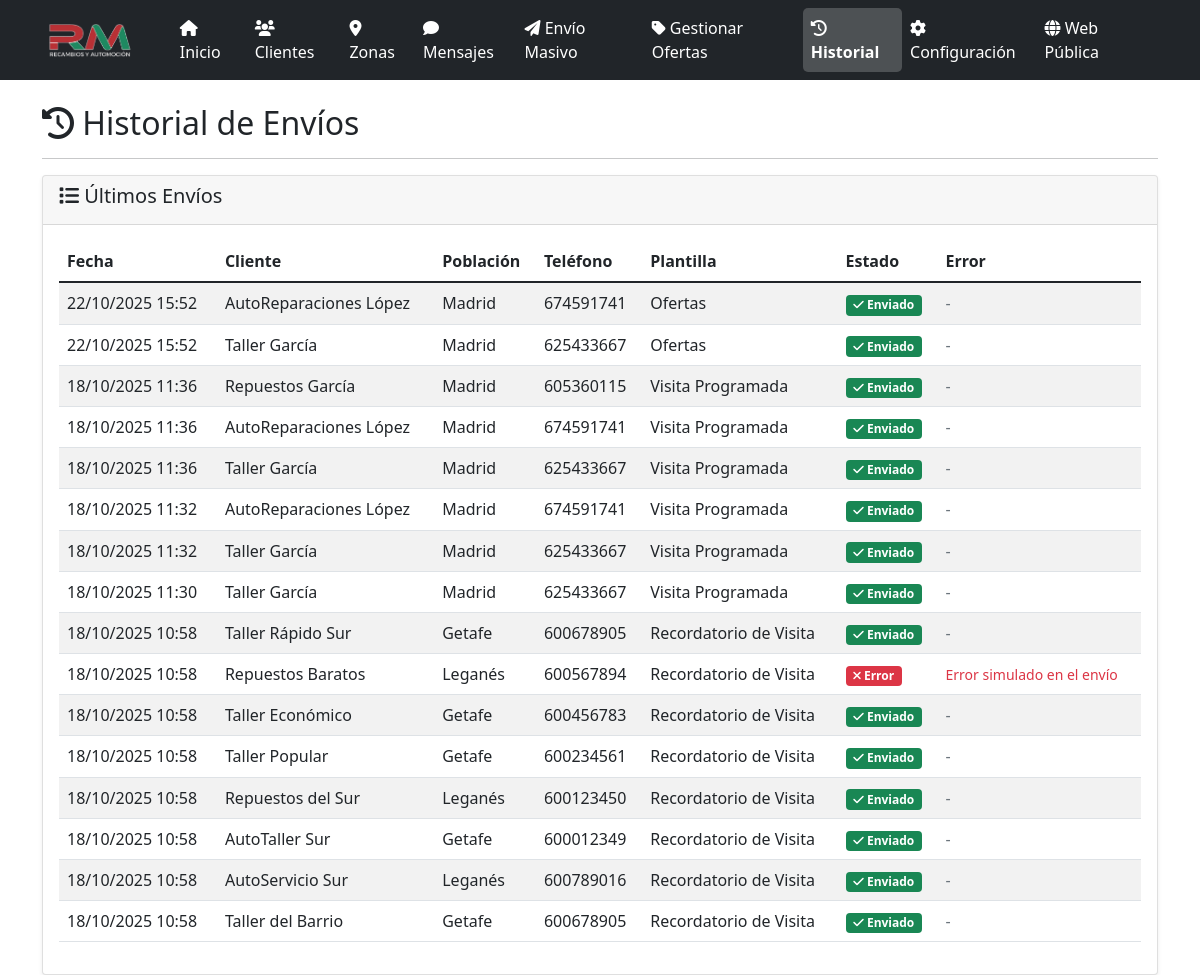
Page /historial on the earlier database version.
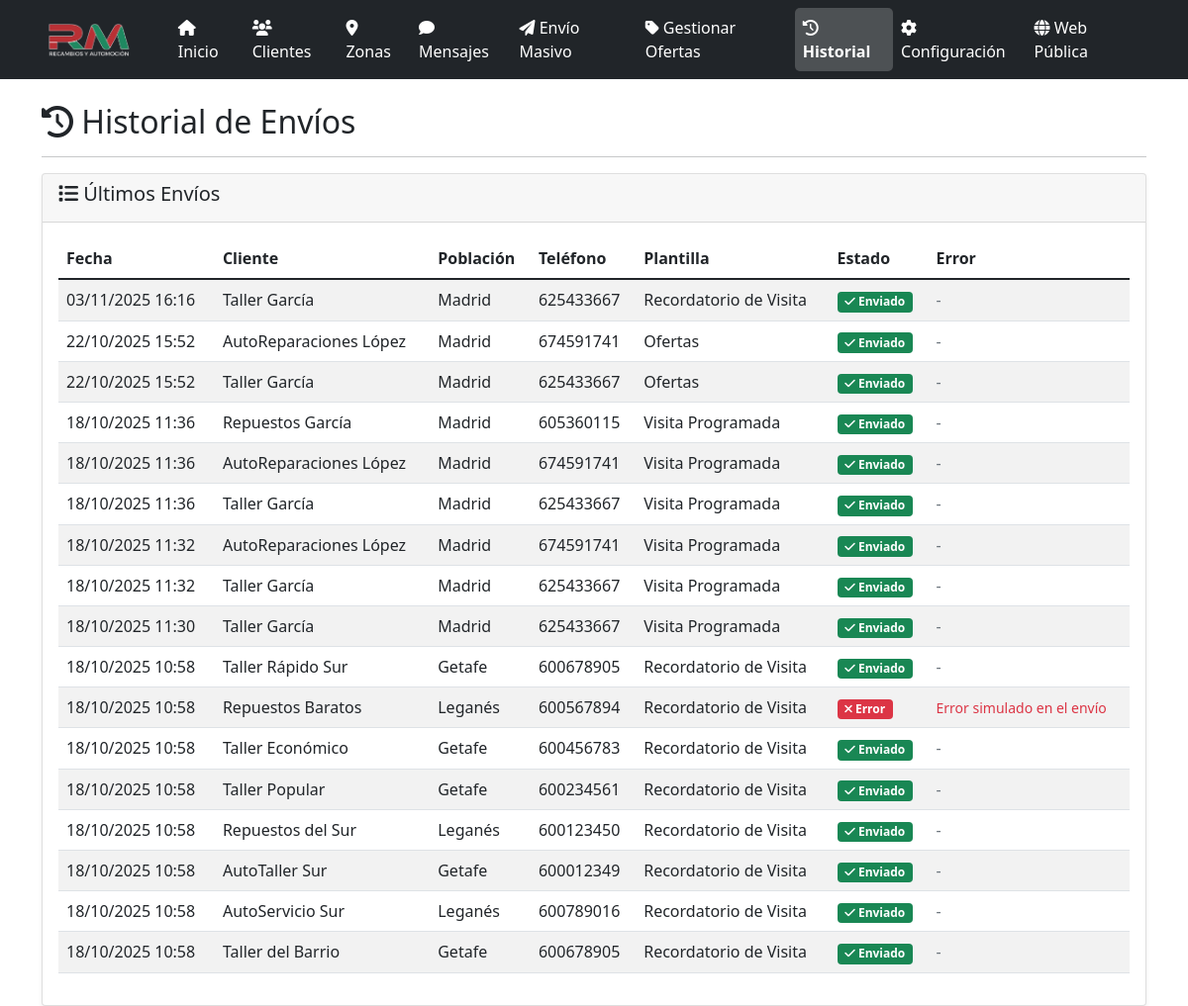
Same page on the later database version.
### models.py (models this page shows, shortened)
class MensajeEnviado(db.Model):
    id = db.Column(db.Integer, primary_key=True)
    cliente_id = db.Column(db.Integer, db.ForeignKey('cliente.id'), nullable=False)
    plantilla_id = db.Column(db.Integer, db.ForeignKey('mensaje_plantilla.id'), nullable=False)
    mensaje_final = db.Column(db.Text, nullable=False)
    enviado = db.Column(db.Boolean, default=False)
    fecha_envio = db.Column(db.DateTime)
    error = db.Column(db.Text)
    created_at = db.Column(db.DateTime, default=datetime.utcnow)

class Cliente(db.Model):
    id = db.Column(db.Integer, primary_key=True)
    nombre = db.Column(db.String(100), nullable=False)
    telefono = db.Column(db.String(20), nullable=False)
    email = db.Column(db.String(120))
    direccion = db.Column(db.Text)
    poblacion = db.Column(db.String(100))
    zona_id = db.Column(db.Integer, db.ForeignKey('zona.id'), nullable=False)
    incluir = db.Column(db.Boolean, default=True)
    activo = db.Column(db.Boolean, default=True)
    created_at = db.Column(db.DateTime, default=datetime.utcnow)
    mensajes_enviados = db.relationship('MensajeEnviado', backref='cliente', lazy=True)

class MensajePlantilla(db.Model):
    id = db.Column(db.Integer, primary_key=True)
    nombre = db.Column(db.String(100), nullable=False)
    contenido = db.Column(db.Text, nullable=False)
    activo = db.Column(db.Boolean, default=True)
    created_at = db.Column(db.DateTime, default=datetime.utcnow)
    mensajes_enviados = db.relationship('MensajeEnviado', backref='plantilla', lazy=True)

### app.py (the view)
@app.route('/historial')
def historial():
    mensajes = MensajeEnviado.query.order_by(MensajeEnviado.created_at.desc()).limit(100).all()
    return render_template('historial.html', mensajes=mensajes)

### app.py (called while the page is built, shortened)
@app.before_request
def _asegurar_scheduler():
    global _scheduler_iniciado

@app.before_request
def before_request():
    global _sistema_inicializado
    if not _sistema_inicializado and not app.config['DEBUG']:
        inicializar_sistema()

### templates/historial.html (shortened to what this page needs)
{% extends "base.html" %}
{% block content %}
<div class="row">
    <div class="col-12">
        <h2><i class="fas fa-history"></i> Historial de Envíos</h2>
        <hr>
    </div>
</div>
<div class="row">
    <div class="col-12">
        <div class="card">
            <div class="card-header">
                <h5><i class="fas fa-list"></i> Últimos Envíos</h5>
            </div>
            <div class="card-body">
                {% if mensajes %}
                    <div class="table-responsive">
                        <table class="table table-striped">
                            <thead>
                                <tr>
                                    <th>Fecha</th>
                                    <th>Cliente</th>
                                    <th>Población</th>
                                    <th>Teléfono</th>
                                    <th>Plantilla</th>
                                    <th>Estado</th>
                                    <th>Error</th>
                                </tr>
                            </thead>
                            <tbody>
                                {% for mensaje in mensajes %}
                                <tr>
                                    <td>{{ mensaje.created_at.strftime('%d/%m/%Y %H:%M') }}</td>
                                    <td>{{ mensaje.cliente.nombre }}</td>
                                    <td>{{ mensaje.cliente.poblacion or 'No especificada' }}</td>
                                    <td>{{ mensaje.cliente.telefono }}</td>
                                    <td>{{ mensaje.plantilla.nombre }}</td>
                                    <td>
                                        {% if mensaje.enviado %}
                                            <span class="badge bg-success">
                                                <i class="fas fa-check"></i> Enviado
                                            </span>
                                        {% else %}
                                            <span class="badge bg-danger">
                                                <i class="fas fa-times"></i> Error
                                            </span>
                                        {% endif %}
                                    </td>
                                    <td>
                                        {% if mensaje.error %}
                                            <small class="text-danger">{{ mensaje.error }}</small>
                                        {% else %}
                                            <span class="text-muted">-</span>
                                        {% endif %}
                                    </td>
                                </tr>
                                {% endfor %}
                            </tbody>
                        </table>
                    </div>
                {% else %}
                    <div class="text-center py-4">
                        <i class="fas fa-history fa-3x text-muted mb-3"></i>
                        <p class="text-muted">No hay historial de envíos disponible.</p>
                    </div>
                {% endif %}
            </div>
        </div>
    </div>
</div>
{% endblock %}

Differences in the rows shown:
added MensajeEnviado: created_at "03/11/2025 16:16", cliente.nombre "Taller García", cliente "Madrid", cliente.telefono "625433667", plantilla.nombre "Recordatorio de Visita", enviado True (drawn)
